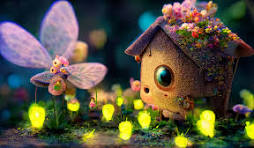
#> input picture DAY 1/img.jpeg, 254 x 148 px
$ python resize.py
#> lines starting #> are read from the running program, lines starting #| are printed output that depends on the picture
import cv2

img = cv2.imread("img.jpeg")
#> img is the input picture: shape (148, 254, 3); mean B, G, R 64.7, 82, 85.8

resized_img = cv2.resize(img, (640,480))
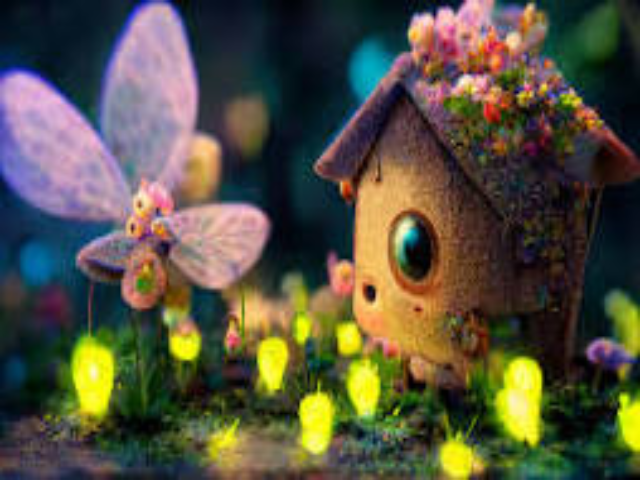
#> resized_img: shape (480, 640, 3); mean B, G, R 64.6, 81.9, 85.7

print(img.shape)
#| (148, 254, 3)
print(resized_img.shape)
#| (480, 640, 3)

cv2.imshow("Original Image", img)

cv2.imshow("Resized Image", resized_img)
cv2.waitKey(0)

$ run again, with DAY 1/public.jpg copied over DAY 1/img.jpeg
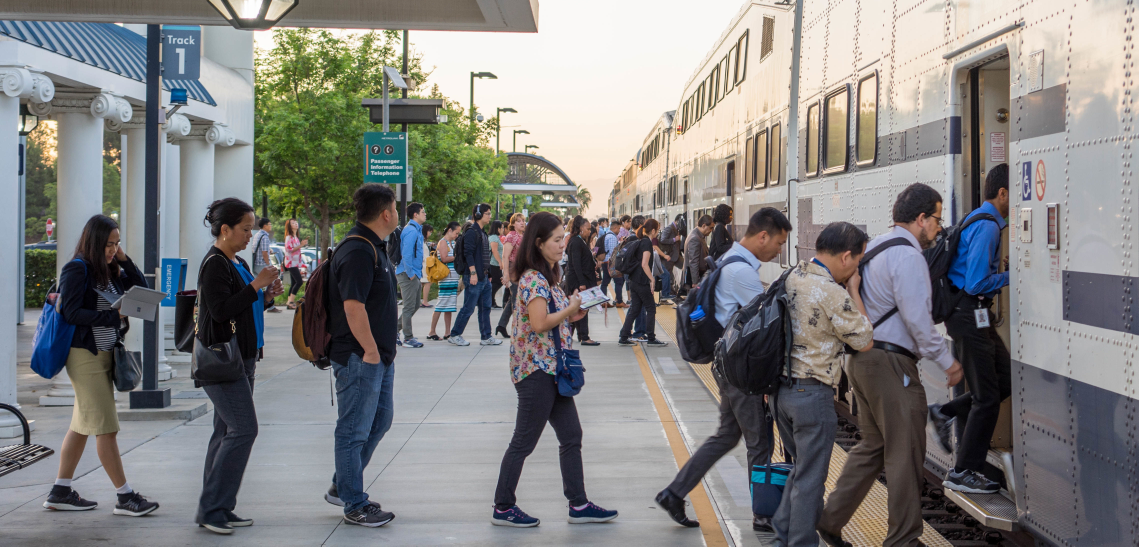
#> input picture DAY 1/public.jpg, 4554 x 2185 px (shown at 1/4 size)
#> img is the input picture: shape (2185, 4554, 3); mean B, G, R 127.6, 128.3, 128.9
#> `resized_img = cv2.resize(img, (640,480))`:
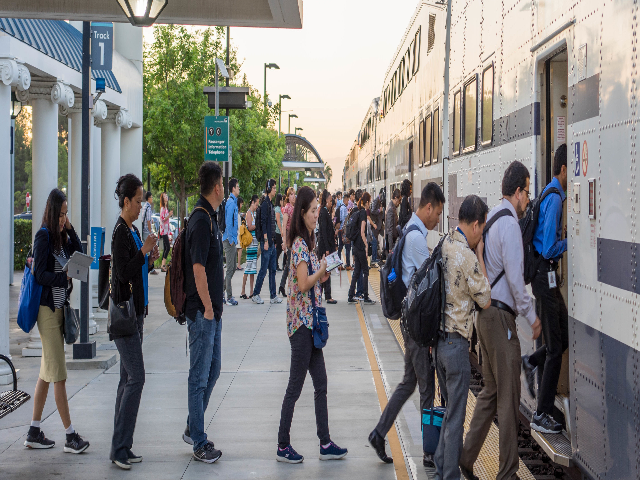
#> resized_img: shape (480, 640, 3); mean B, G, R 127.5, 128.2, 128.8
#| (2185, 4554, 3)
#| (480, 640, 3)
